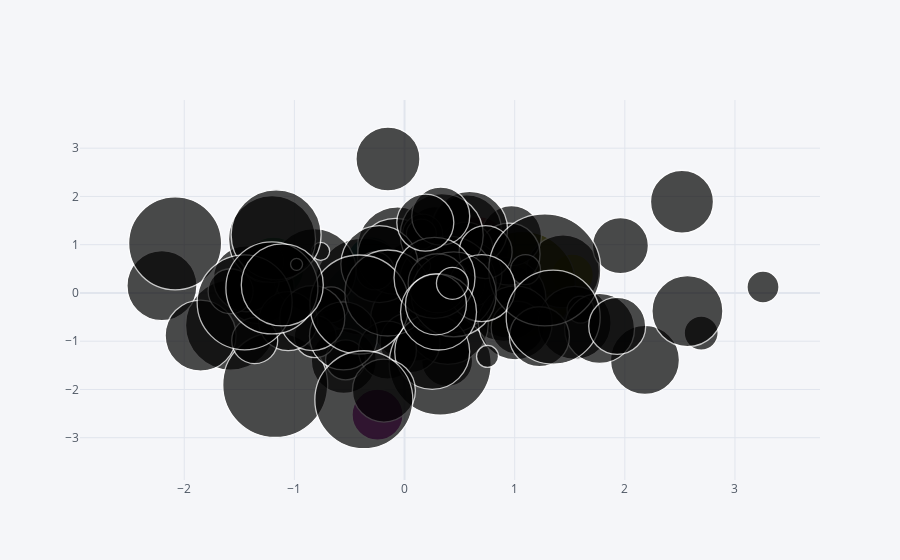

The cell this chart's notebook holds for it:
### Markdown cell above
### Bubble plot

### Code cell
df1.iplot(kind='bubble', x='A', y='B', size='C')
